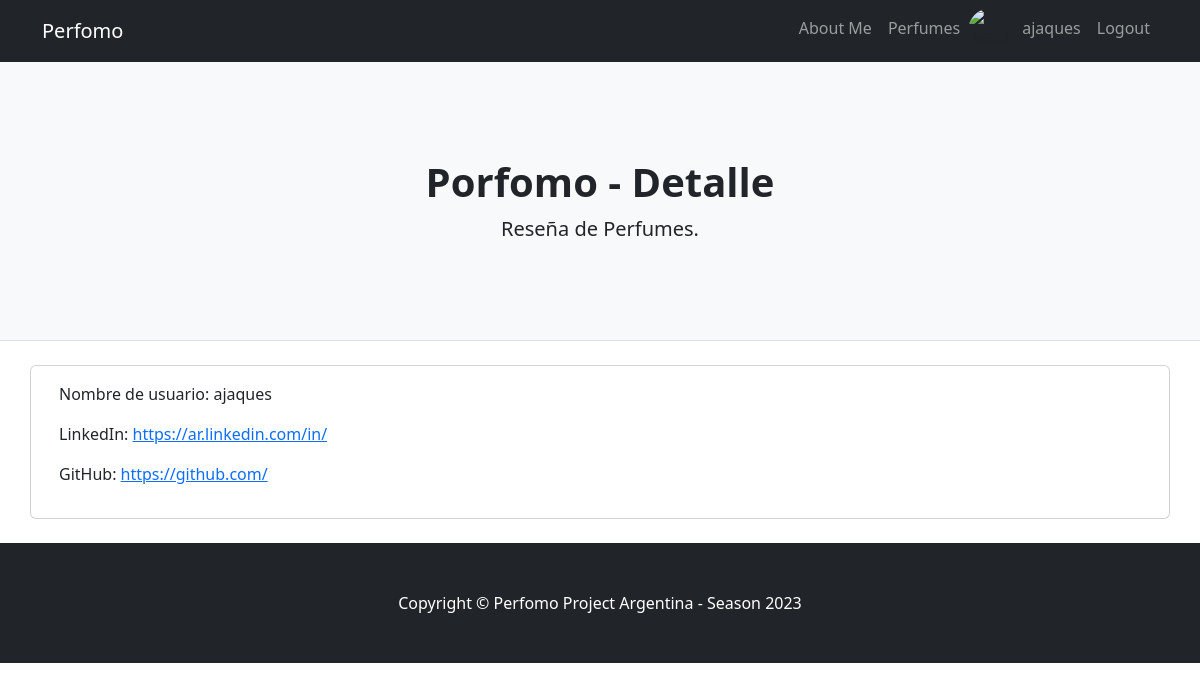
The page /AppBase/profile/verPerfil/ (signed in) on the database its author committed.
### AppBase/models.py (models this page shows, shortened)
class Profile(models.Model):
    user = models.ForeignKey(User, on_delete=models.CASCADE)
    bio = models.TextField(blank=True)
    linkedin_url = models.URLField(blank=True, null=True)
    github_url = models.URLField(blank=True, null=True)

### AppBase/views.py (the view)
# urls.py: path('profile/verPerfil/', views.view_profile, name="verPerfil"),
@login_required
def view_profile(request):
    user = request.user
    try:
        profile = Profile.objects.get(pk=user.pk)
    except Profile.DoesNotExist:
        profile = None
    return render(request, 'AppBase/verPerfil.html', {'profile': profile})

### AppBase/templates/AppBase/verPerfil.html
{% extends "AppBase/padre.html" %}
{% load static %}
{% block titulo %} Porfomo - Detalle {% endblock %}
{% block contenido_que_cambia %}
<div class="container card">
    <div class="card-body">
    {% if profile %}
        <p>Nombre de usuario: {{ user.username}}</p>
        {% if profile.linkedin_url %}
            <p>LinkedIn: <a href="{{ profile.linkedin_url }}" target="_blank">{{ profile.linkedin_url }}</a></p>
        {% endif %}
        {% if profile.github_url %}
            <p>GitHub: <a href="{{ profile.github_url }}" target="_blank">{{ profile.github_url }}</a></p>
        {% endif %}
    {% else %}
        <p>No se ha encontrado un perfil para este usuario.</p>
    {% endif %}
    </div>
</div>
<br>
{% endblock %}

### AppBase/templates/AppBase/padre.html (shortened to what this page needs)
{% load static %}
<!DOCTYPE html>
<html lang="en">
<head>
    <link href='https://unpkg.com/boxicons@2.1.4/css/boxicons.min.css' rel='stylesheet'>
    <link href="{% static 'AppBase/css/styles.css' %}" rel="stylesheet"/>
</head>
<body>
    <nav class="navbar navbar-expand-lg navbar-dark bg-dark">
        <div class="container">
            <a class="navbar-brand" href="{% url 'inicio' %}">Perfomo</a>
            <div class="collapse navbar-collapse" id="navbarSupportedContent">
                <ul class="navbar-nav ms-auto mb-2 mb-lg-0">
                    <li class="nav-item"><a class="nav-link" href="{% url 'aboutMe' %}">About Me</a></li>
                    <li class="nav-item"><a class="nav-link" href="{% url 'listPublicaciones' %}">Perfumes</a></li>
                    {% if user.is_authenticated %}
                    <img class="rounded-circle" src="{{ avatar }}" alt="Avatar" style="width:46px;height:46px;"/>
                    <li class="nav-item"><a class="nav-link" href="{% url 'editarPerfil' %}">{{ user.username}} </a></li>
                    <li class="nav-item"><a class="nav-link" href="{% url 'logout' %}">Logout </a></li>
                    {% else %}
                    <li class="nav-item"><a class="nav-link" href="{% url 'login' %}">Login </a></li>
                    <li class="nav-item"><a class="nav-link" href="{% url 'register' %}">Register </a></li>
                    {% endif %}
                </ul>
            </div>
        </div>
    </nav>
    <header class="py-5 bg-light border-bottom mb-4">
        <div class="container">
            <div class="text-center my-5">
                <h1 class="fw-bolder">{% block titulo %}  {% endblock %}</h1>
                <p class="lead mb-0">Reseña de Perfumes.</p>
            </div>
        </div>
    </header>
    {% block contenido_que_cambia %}{% endblock %}
    <footer class="py-5 bg-dark">
        <div class="container"><p class="m-0 text-center text-white">Copyright &copy; Perfomo Project Argentina - Season 2023</p></div>
    </footer>
</body>
</html>

### rows shown on the page
Profile: linkedin_url "https://ar.linkedin.com/in/", github_url "https://github.com/"

### other values the page prints
{{ user.username }} "ajaques"
